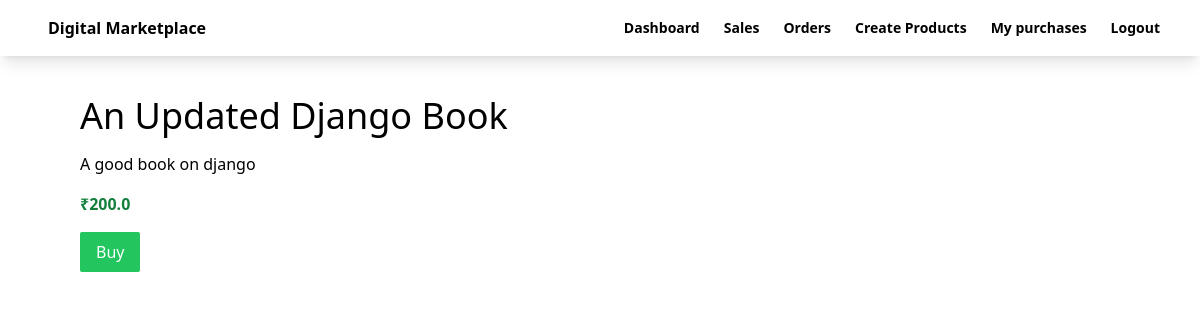
The app's page /product/2 with its own data.
### myapp/models.py (models this page shows, shortened)
class Product(models.Model):
    seller = models.ForeignKey(User,on_delete=models.CASCADE)
    name = models.CharField(max_length=100)
    description = models.CharField(max_length=100)
    price = models.FloatField()
    file = models.FileField(upload_to='uploads')
    total_sales_amount = models.IntegerField(default=0)
    total_sales = models.IntegerField(default=0)
    rating = models.FloatField()

### myapp/views.py (the view)
# urls.py: path('product/<int:id>', views.detail,name="detail"),
def detail(request,id):
    product = Product.objects.get(id=id)
    return render(request,'myapp/detail.html',{'product':product})

### myapp/templates/myapp/detail.html (shortened to what this page needs)
{% extends 'myapp/base.html' %}
{% block body %}
    <div class="flex p-10">
        <div class="pl-10">
                <div class="text-4xl mb-4">{{product.name}}</div>
                <div class="mb-4">{{product.description}}</div>
                <div class="mb-4 text-green-700 font-bold"> ₹{{product.price}}</div>
                <button onclick="window.location.href='http://127.0.0.1:8000/checkout/{{product.id}}';" id="checkout-button" class="bg-green-500 text-white px-4 py-2 rounded-sm">Buy</button>
        </div>
    </div>
{% endblock %}

### records on screen
Product: name "An Updated Django Book", description "A good book on django", price "200.0"
